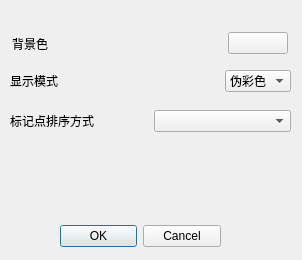
<?xml version="1.0" encoding="UTF-8"?>
<ui version="4.0">
 <class>SystemConfigDialog</class>
 <widget class="QDialog" name="SystemConfigDialog">
  <property name="geometry">
   <rect>
    <x>0</x>
    <y>0</y>
    <width>302</width>
    <height>260</height>
   </rect>
  </property>
  <property name="windowTitle">
   <string>System Setting</string>
  </property>
  <widget class="QDialogButtonBox" name="buttonBox">
   <property name="geometry">
    <rect>
     <x>60</x>
     <y>220</y>
     <width>161</width>
     <height>32</height>
    </rect>
   </property>
   <property name="orientation">
    <enum>Qt::Horizontal</enum>
   </property>
   <property name="standardButtons">
    <set>QDialogButtonBox::Cancel|QDialogButtonBox::Ok</set>
   </property>
  </widget>
  <widget class="QWidget" name="layoutWidget">
   <property name="geometry">
    <rect>
     <x>12</x>
     <y>30</y>
     <width>276</width>
     <height>27</height>
    </rect>
   </property>
   <layout class="QHBoxLayout" name="horizontalLayout">
    <item>
     <widget class="QLabel" name="label">
      <property name="text">
       <string>背景色</string>
      </property>
     </widget>
    </item>
    <item>
     <spacer name="horizontalSpacer">
      <property name="orientation">
       <enum>Qt::Horizontal</enum>
      </property>
      <property name="sizeHint" stdset="0">
       <size>
        <width>128</width>
        <height>20</height>
       </size>
      </property>
     </spacer>
    </item>
    <item>
     <widget class="QPushButton" name="buttonBgColor">
      <property name="minimumSize">
       <size>
        <width>60</width>
        <height>20</height>
       </size>
      </property>
      <property name="toolTip">
       <string extracomment="Config background color"/>
      </property>
      <property name="text">
       <string/>
      </property>
     </widget>
    </item>
   </layout>
  </widget>
  <widget class="QWidget" name="layoutWidget">
   <property name="geometry">
    <rect>
     <x>10</x>
     <y>70</y>
     <width>281</width>
     <height>22</height>
    </rect>
   </property>
   <layout class="QHBoxLayout" name="horizontalLayout_2">
    <item>
     <widget class="QLabel" name="labelDisplayMode">
      <property name="text">
       <string>显示模式</string>
      </property>
     </widget>
    </item>
    <item>
     <spacer name="horizontalSpacer_2">
      <property name="orientation">
       <enum>Qt::Horizontal</enum>
      </property>
      <property name="sizeHint" stdset="0">
       <size>
        <width>148</width>
        <height>20</height>
       </size>
      </property>
     </spacer>
    </item>
    <item>
     <widget class="QComboBox" name="comboBoxDisplayMode">
      <item>
       <property name="text">
        <string>伪彩色</string>
       </property>
      </item>
      <item>
       <property name="text">
        <string>灰度</string>
       </property>
      </item>
     </widget>
    </item>
   </layout>
  </widget>
  <widget class="QWidget" name="">
   <property name="geometry">
    <rect>
     <x>10</x>
     <y>110</y>
     <width>281</width>
     <height>22</height>
    </rect>
   </property>
   <layout class="QHBoxLayout" name="horizontalLayout_3">
    <item>
     <widget class="QLabel" name="labelSortPointType">
      <property name="text">
       <string>标记点排序方式</string>
      </property>
     </widget>
    </item>
    <item>
     <widget class="QComboBox" name="comboBoxSortPointType"/>
    </item>
   </layout>
  </widget>
 </widget>
 <resources/>
 <connections>
  <connection>
   <sender>buttonBox</sender>
   <signal>accepted()</signal>
   <receiver>SystemConfigDialog</receiver>
   <slot>accept()</slot>
   <hints>
    <hint type="sourcelabel">
     <x>248</x>
     <y>254</y>
    </hint>
    <hint type="destinationlabel">
     <x>157</x>
     <y>274</y>
    </hint>
   </hints>
  </connection>
  <connection>
   <sender>buttonBox</sender>
   <signal>rejected()</signal>
   <receiver>SystemConfigDialog</receiver>
   <slot>reject()</slot>
   <hints>
    <hint type="sourcelabel">
     <x>316</x>
     <y>260</y>
    </hint>
    <hint type="destinationlabel">
     <x>286</x>
     <y>274</y>
    </hint>
   </hints>
  </connection>
 </connections>
</ui>
